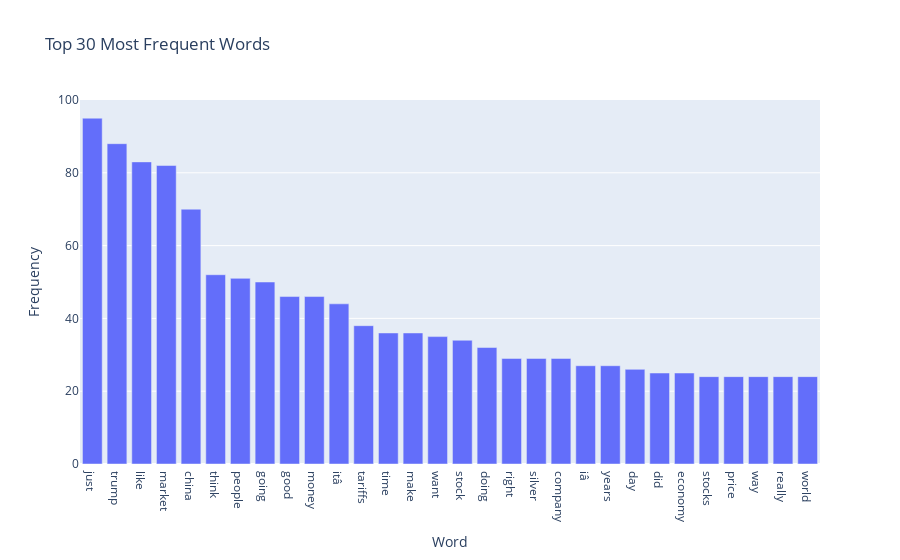

The code cell stored with this chart in its notebook:
### Code cell
# Top words bar chart
top_words = word_freq.head(30)
fig = px.bar(x=top_words.index, y=top_words.values,
             title='Top 30 Most Frequent Words',
             labels={'x': 'Word', 'y': 'Frequency'})
fig.show()

### Figure 1 — Plotly figure (JSON) as saved in the notebook; plotly's stock layout.template omitted (floating-point values rounded to 4 significant figures)
{"data": [{"hovertemplate": "Word=%{x}<br>Frequency=%{y}<extra></extra>", "legendgroup": "", "marker": {"color": "#636efa", "pattern": {"shape": ""}}, "name": "", "orientation": "v", "showlegend": false, "textposition": "auto", "type": "bar", "x": ["just", "trump", "like", "market", "china", "think", "people", "going", "good", "money", "itâ", "tariffs", "time", "make", "want", "stock", "doing", "right", "silver", "company", "iâ", "years", "day", "did", "economy", "stocks", "price", "way", "really", "world"], "xaxis": "x", "y": [95, 88, 83, 82, 70, 52, 51, 50, 46, 46, 44, 38, 36, 36, 35, 34, 32, 29, 29, 29, 27, 27, 26, 25, 25, 24, 24, 24, 24, 24], "yaxis": "y"}], "layout": {"barmode": "relative", "legend": {"tracegroupgap": 0}, "title": {"text": "Top 30 Most Frequent Words"}, "xaxis": {"anchor": "y", "domain": [0, 1], "title": {"text": "Word"}}, "yaxis": {"anchor": "x", "domain": [0, 1], "title": {"text": "Frequency"}}}}
